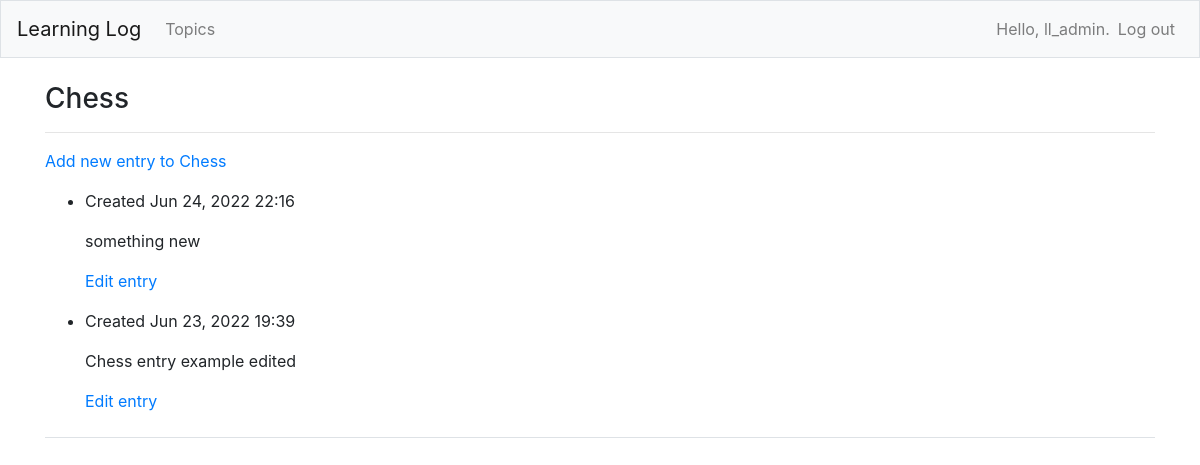
The page /topics/1/ (signed in) on the database its author committed.
### learning_logs/models.py (models this page shows, shortened)
class Topic(models.Model):
    text = models.CharField(max_length=200)
    date_added = models.DateTimeField(auto_now_add=True)
    owner = models.ForeignKey(User, on_delete=models.CASCADE)
    def __str__(self):
        return self.text

class Entry(models.Model):
    topic = models.ForeignKey(Topic, on_delete=models.CASCADE)
    text = models.TextField()
    date_added = models.DateTimeField(auto_now_add=True)
    class Meta:
        verbose_name_plural = 'entries'

### learning_logs/views.py (the view)
# urls.py: path('topics/<int:topic_id>/', views.topic, name='topic'),
@login_required
def topic(request, topic_id):
    topic = Topic.objects.get(id=topic_id)
    if topic.owner != request.user:
        raise Http404
    entries = topic.entry_set.order_by('-date_added')
    context = {'topic': topic, 'entries': entries}
    return render(request, 'learning_logs/topic.html', context)

### learning_logs/templates/learning_logs/topic.html
{% extends 'learning_logs/base.html' %}
{% block content %}
  <h3>{{ topic }}</h3>
  <hr>
  <p>
    <a href="{% url 'learning_logs:new_entry' topic.id %}">Add new entry to {{topic}}</a>
  </p>
  <ul>
  {% for entry in entries %}
    <li>
      <p>Created {{ entry.date_added|date:'M d, Y H:i' }}</p>
      <p>{{ entry.text|linebreaks }}</p>
      <p>
        <a href="{% url 'learning_logs:edit_entry' entry.id %}">Edit entry</a>
      </p>
	</li>
  {% empty %}
    <li>There are no entries for this topic yet.</li>
  {% endfor %}
  </ul>
{% endblock content %}

### learning_logs/templates/learning_logs/base.html (shortened to what this page needs)
{% load bootstrap4 %}
<!DOCTYPE html>
<html lang="en">
<head>
  {% bootstrap_css %}
</head>
<body>
  <nav class="navbar navbar-expand-md navbar-light bg-light mb-4 border">
    <a class="navbar-brand" href="{% url 'learning_logs:index' %}">
      Learning Log
    </a>
    <div id="navbarCollapse" class="collapse navbar-collapse">
      <ul class="navbar-nav mr-auto">
        <li class="nav-item">
          <a class="nav-link" href="{% url 'learning_logs:topics' %}">
            Topics
          </a>
        </li>
      </ul>
      <ul class="navbar-nav ml-auto">
        {% if user.is_authenticated %}
          <li class="nav-item">
            <span class="navbar-text">Hello, {{ user.username }}.</span>
          </li>
          <li class="nav-item">
            <a class="nav-link" href="{% url 'users:logout' %}">Log out</a>
          </li>
        {% endif %}
      </ul>
    </div>
  </nav>
  <main role="main" class="container">
    <div class="pb-2 mb-2 border-bottom">
      {% block content %}{% endblock content %}
    </div>
  </main>
</body>
</html>

### rows shown on the page
Topic: text "Chess"
Entry: date_added "Jun 24, 2022 22:16", text "something new"
Entry: date_added "Jun 23, 2022 19:39", text "Chess entry example edited"

### other values the page prints
{{ user.username }} "ll_admin"
